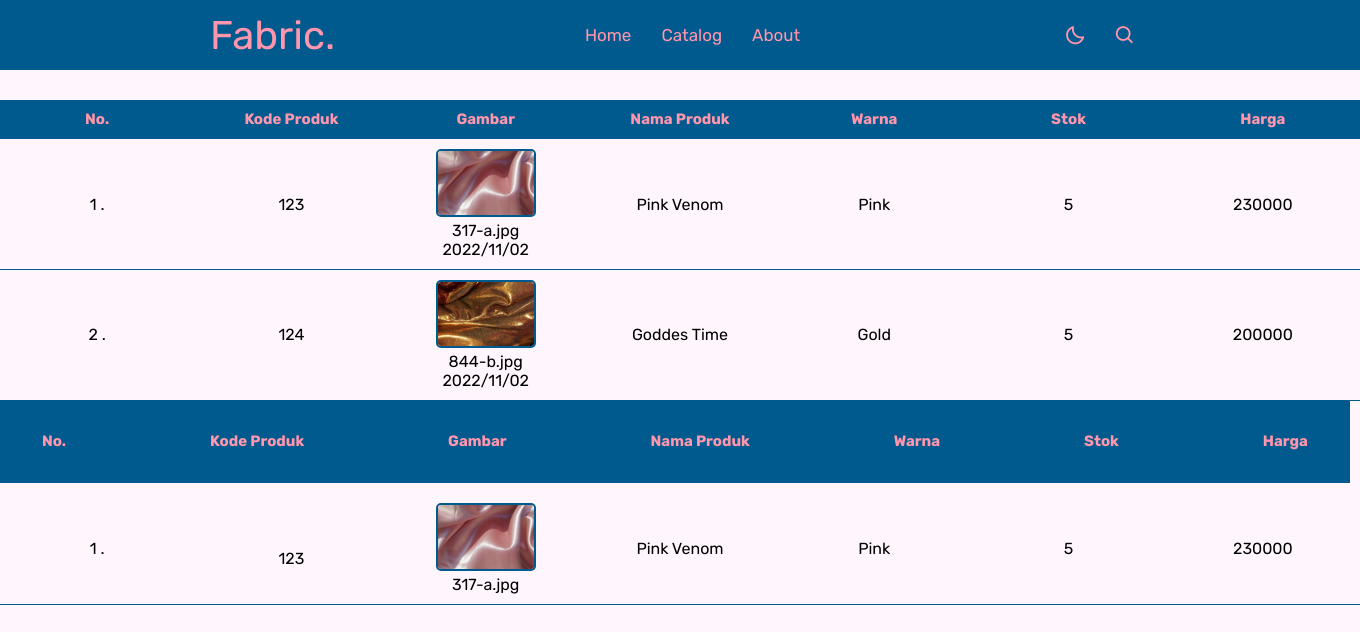
The app's page /menu.php?keyword=230000 (signed in) with its own data.
### tables this page shows
CREATE TABLE `produk` (
  `Kode_Produk` int(5) NOT NULL,
  `Nama_Produk` varchar(255) NOT NULL,
  `Warna` text NOT NULL,
  `Stok` int(2) DEFAULT NULL,
  `Harga` int(11) NOT NULL,
  `Gambar_Produk` varchar(255) NOT NULL
);

### menu.php (the view, shortened to what this page needs)
<?php
include 'form.php';
?>
<!DOCTYPE html>
<html>
    <head>
        <link href='https://unpkg.com/boxicons@2.1.4/css/boxicons.min.css' rel='stylesheet'>
        <link rel="stylesheet" href="style.css">
        <link rel="stylesheet" href="https://stackpath.bootstrapcdn.com/font-awesome/4.7.0/css/font-awesome.min.css">
    </head>
    <body>
    <nav>
    <div class="nav-bar">
        <span class="logo"> <a href=""> Fabric. </a> </span>
        <div class ="menu">
            <ul class="nav-links">
                <li> <a href="user.php"> Home </a> </li>
                <li> <a href="menu.php"> Catalog</a> </li>
                <li> <a href="about.php"> About </a> </li>
            </ul>
        </div>
        <div class="nightday-mode">
            <div class="nightday">
                <i class='bx bx-moon moon'></i>
            </div>
            <form action="" method="GET">
            <div class="cari" >
                <div class="searchToggle">
                    <i class='bx bx-search search'></i>
                </div>
            </div>
            </form>
        </div>
    </div>
    </nav>
        <div class="table">
            <div class="table_content">
                <table>
                    <thead>
                        <th>No.</th>
                        <th>Kode Produk</th>
                        <th>Gambar</th>
                        <th>Nama Produk</th>
                        <th>Warna</th>
                        <th>Stok</th>
                        <th>Harga</th>
                    </thead>
                    <tbody>
                    <?php
                    $query = "SELECT * FROM produk ORDER BY Kode_Produk ASC";
                    $result = mysqli_query($form, $query);
                    $no = 1;
                    while($row = mysqli_fetch_assoc($result)) {
                    ?>
                        <tr>
                            <td> <?php echo $no; ?> . </td>
                            <td> <?php echo number_format ($row['Kode_Produk'], 0, ','); ?> </td>
                            <td> <img src="gambar/<?php echo $row['Gambar_Produk']; ?>"> <br> <?php echo substr($row['Gambar_Produk'], 0, 20); ?> <br> <?php echo date("Y/m/d"); ?> </td>
                            <td> <?php echo substr($row['Nama_Produk'], 0, 20); ?> </td>
                            <td> <?php echo substr($row['Warna'], 0, 20); ?> </td>
                            <td> <?php echo substr($row['Stok'], 0, 20); ?> </td>
                            <td> <?php echo substr($row['Harga'], 0, 20); ?> </td>
                        </tr>
                        <?php
                            $no++;
                                }
                    if(isset($_GET['keyword'])) {
                        $f = $_GET['keyword'];
                        $queryy = "SELECT * FROM produk WHERE CONCAT(Kode_Produk,Nama_Produk,Warna,Stok,Gambar_Produk,Harga) LIKE '%$f%'";
                        $queryy_run = mysqli_query($form, $queryy);
                        if(mysqli_num_rows($queryy_run) > 0) {
                            foreach($queryy_run as $items) {
                                ?>
                                <tr>
                                <?php
                                    $no = 1;
                                        ?>
                                    <tr style='border: 2px solid var(--warna-nav); align-items: center; top:0; background-color: var(--warna-nav); color: var(--warna-text); font-size: 15px; margin-bottom: 10px; table-layout: fixed; min-width: 1350px; border-collapse: collapse; display:flex; justify-content: space-between; align-items:center; padding: 20px;'>
                        <th style='top:0; background-color: var(--warna-nav); color: var(--warna-text); font-size: 15px; '>No.</th>
                        <th>Kode Produk</th>
                        <th>Gambar</th>
                        <th>Nama Produk</th>
                        <th>Warna</th>
                        <th>Stok</th>
                        <th>Harga</th></tr>
                                    <td> <?php echo $no; ?> . </td>
                                    <td> <br><?= $items['Kode_Produk']; ?> </td>
                                    <td> <img src="gambar/<?php echo $items['Gambar_Produk']; ?>"><br> <?php echo substr($items['Gambar_Produk'], 0, 20); ?></td>
                                    <td> <?= $items['Nama_Produk']; ?> </td>
                                    <td> <?= $items['Warna']; ?> </td>
                                    <td> <?= $items['Stok']; ?> </td>
                                    <td> <?= $items['Harga']; ?> </td>
                                </tr>
                                <?php
                            }
                        }
                    else
                    {
                        ?>
                        <tr>
                            <td colspan="7"> No Record </td>
                        </tr>
                        <?php
                    }
                }
                ?>
                    </tbody>
                </table>
            </div>
        </div>
    </body>
</html>

### style.css (style rules this page uses)
* { margin: 0px; padding: 0px; box-sizing: border-box; font-family: 'Rubik', sans-serif; }
:root { --warna-utama: #FFF5FD; --warna-nav: #005A8D; --warna-text: #FF96AD; }
body { height: 100vh; background-color: var(--warna-utama); }
nav { position: fixed; top: 0px; left: 0px; height: 70px; width: 100%; background-color: var(--warna-nav); z-index: 100; }
nav .nav-bar { position: relative; height: 100%; max-width: 1000px; width: 100%; background-color: var(--warna-nav); margin: 0px auto; padding: 0px 30px; display: flex; align-items: center; justify-content: space-between; }
nav .nav-bar .logo a { font-size: 40px; color: var(--warna-text); text-decoration: none; }
.nav-bar .nav-links { display: flex; align-items: center; }
.nav-bar .nav-links li { list-style: none; margin: 0px 5px; }
.nav-links li a { position: relative; font-size: 17px; font-weight: 400; color: var(--warna-text); padding: 10px; text-decoration: none; }
.nav-links li a ::before { content: ''; position: absolute; left: 50%; bottom: 0px; transform: translateX(50%); height: 6px; width: 6px; border-radius: 50%; background-color: var(--warna-text); opacity: 0; transition: all 0.3s ease; }
.nav-bar .nightday-mode { display: flex; align-items: center; }
.nightday-mode .nightday, .nightday-mode .searchToggle { height: 40px; width: 40px; display: flex; align-items: center; justify-content: center; margin: 0px 5px; }
.nightday i, .searchToggle i { position: absolute; font-size: 22px; cursor: pointer; color: var(--warna-text); transition: all 0.3s ease; }
.cari { position: relative; }

### menu.php (style rules this page uses)
* { margin:0; padding:0; box-sizing: border-box; }
:root { --warna-utama: #FFF5FD; --warna-nav: #005A8D; --warna-text: #FF96AD; }
body { font-family: 'Rubik', sans-serif; overflow: show; }
.table { width:100%; }
table { margin-top: 100px; margin-bottom: 100px; width:100%; table-layout: fixed; min-width: 1000px; border-collapse: collapse; }
thead th { top:0; background-color: var(--warna-nav); color: var(--warna-text); font-size: 15px; }
th,td { border-bottom: 1px solid var(--warna-nav); padding: 10px 20px; word-break:break-all; text-align:center; }
td img { width: 100px; object-fit: cover; border-radius: 5px; border: 2px solid var(--warna-nav); }

### records on screen
produk: Kode_Produk "123", Gambar_Produk (picture), Gambar_Produk "317-a.jpg", Nama_Produk "Pink Venom", Warna "Pink", Stok "5", Harga "230000", no "1"
produk: Kode_Produk "124", Gambar_Produk (picture), Gambar_Produk "844-b.jpg", Nama_Produk "Goddes Time", Warna "Gold", Stok "5", Harga "200000"
